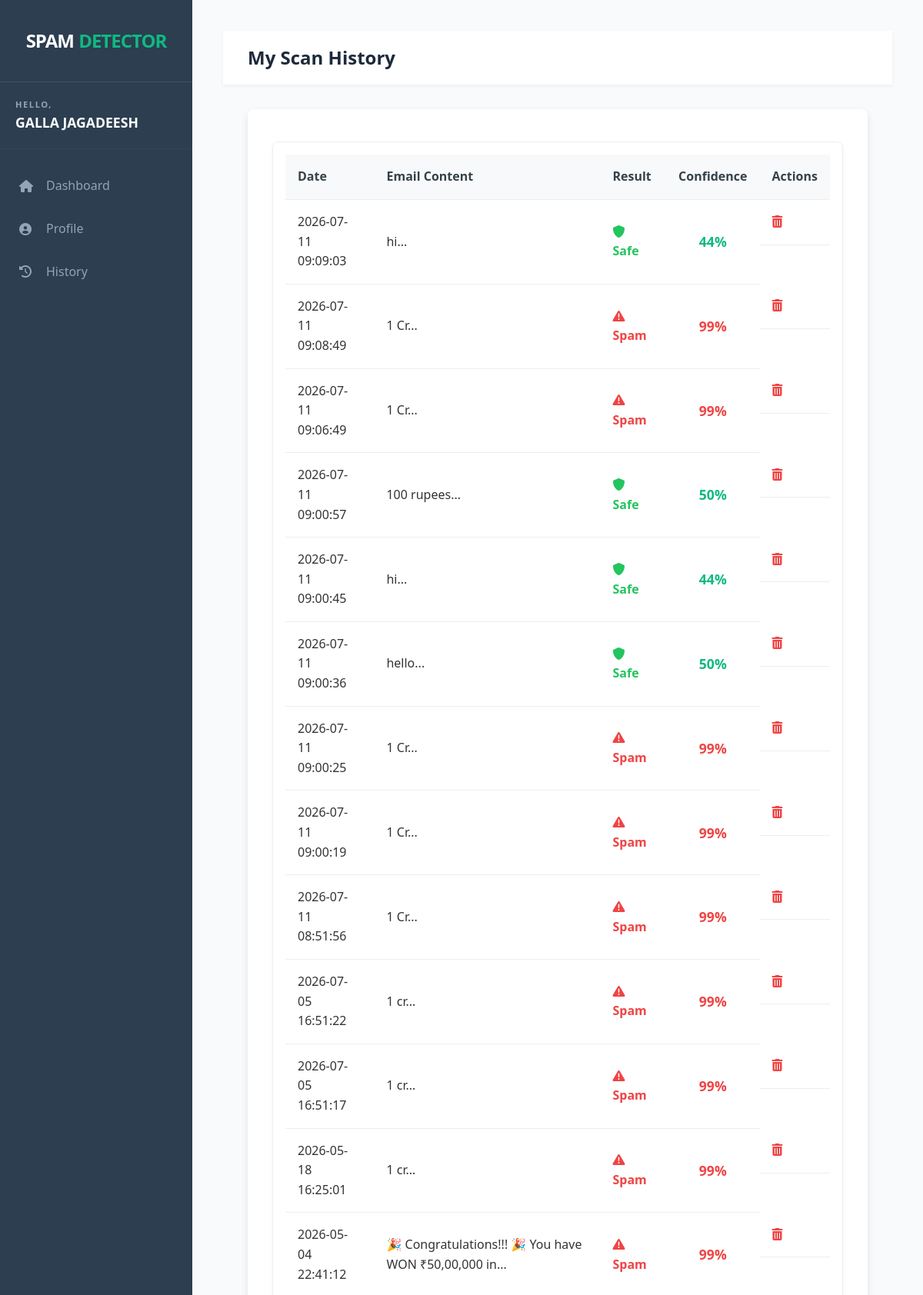
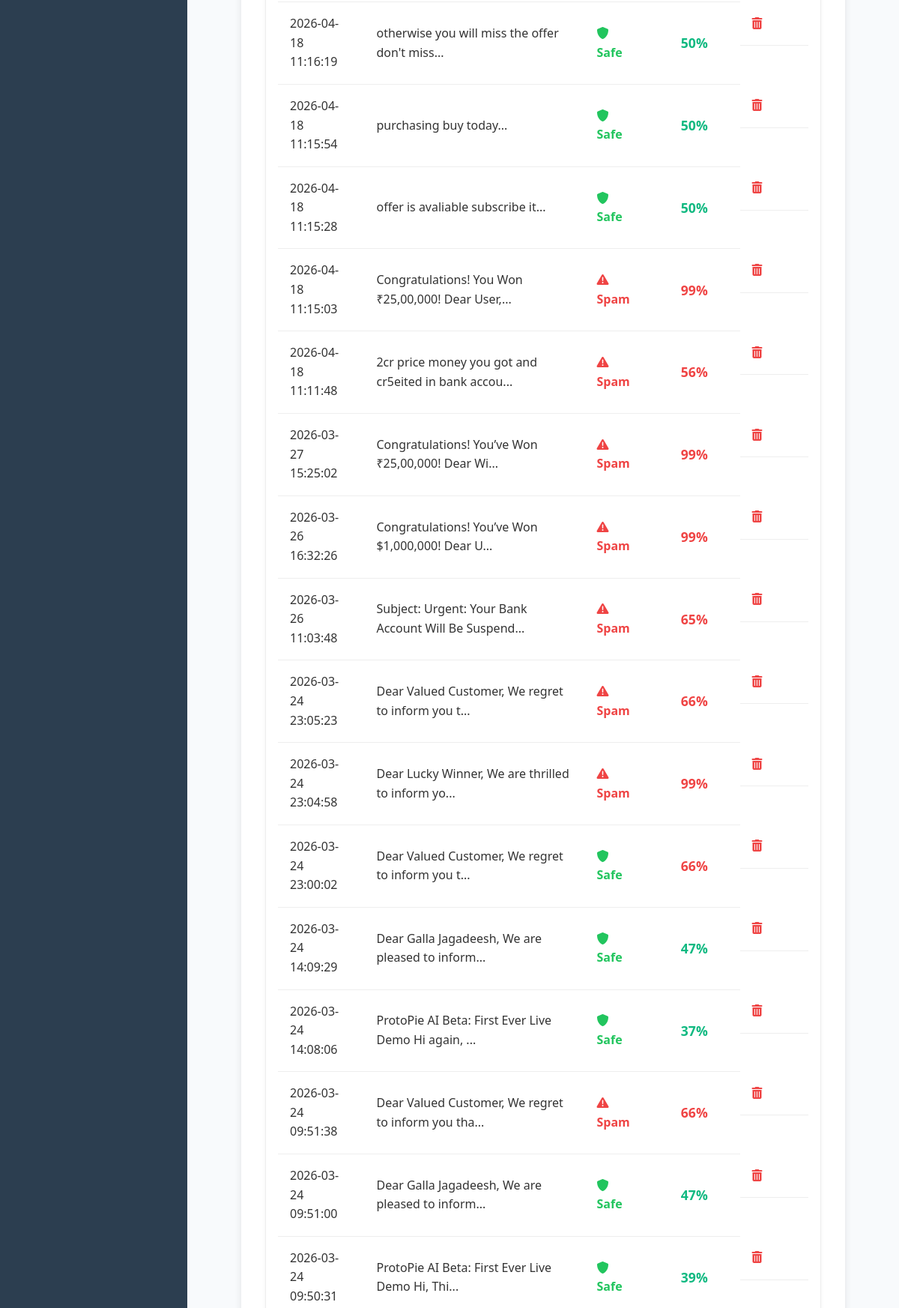
The app's page /history (signed in, upper part) with its own data (2 pictures, top to bottom).
### tables this page shows
CREATE TABLE analysis_history (
            id INTEGER PRIMARY KEY AUTOINCREMENT,
            user_id INTEGER NOT NULL,
            content TEXT NOT NULL,
            score INTEGER,
            result TEXT NOT NULL,
            timestamp DATETIME DEFAULT CURRENT_TIMESTAMP
        );

### app.py (the view)
@app.route('/history')
def history():
    if 'user_id' not in session:
        return redirect(url_for('login'))
    user_id = session['user_id']
    conn = get_db_connection()
    cursor = conn.cursor()
    cursor.execute('SELECT * FROM analysis_history WHERE user_id = ? ORDER BY timestamp DESC', (user_id,))
    user_history = cursor.fetchall()
    conn.close()
    return render_template('history.html', history=user_history)

### app.py (called while the page is built)
def get_db_connection():
    db_path = os.path.join(basedir, 'database.db')
    print(f"DEBUG: Connecting to database at: {db_path}") # This prints the path to your terminal
    conn = sqlite3.connect(db_path)
    conn.row_factory = sqlite3.Row # This allows us to access columns by name
    return conn

### templates/history.html (shortened to what this page needs)
<!DOCTYPE html>
<html lang="en">
<head>
    <link rel="stylesheet" href="{{ url_for('static', filename='css/style.css') }}">
    <link rel="stylesheet" href="https://cdnjs.cloudflare.com/ajax/libs/font-awesome/6.0.0/css/all.min.css">
</head>
<body class="dashboard-page">
    <nav class="sidebar">
        <div class="sidebar-header">
            <div class="logo" style="font-size: 1.5rem; text-align: center; margin: 10px 0;">
                <span style="color: white; font-weight: 900; letter-spacing: -1px;">SPAM</span>
                <span style="color: #10b981; font-weight: 900; letter-spacing: -1px;">DETECTOR</span>
            </div>
        </div>
        <div class="sidebar-user" style="padding: 20px; border-bottom: 1px solid #334155;">
            <div class="user-text-only">
                <p style="margin: 0; font-size: 0.7rem; color: #94a3b8 !important; font-weight: bold; letter-spacing: 1.5px;">
                    HELLO,
                </p>
                <p style="margin: 0; color: #ffffff !important; font-weight: 700; font-size: 1.1rem; text-transform: uppercase;">
                    {{ session.get('user_name', 'GUEST') }}
                </p>
            </div>
        </div>
        <div class="sidebar-menu">
            <a href="{{ url_for('dashboard') }}" class="nav-link">
                <i class="fas fa-home"></i> <span>Dashboard</span>
            </a>
            <a href="{{ url_for('profile') }}" class="nav-link">
                <i class="fas fa-user-circle"></i> <span>Profile</span>
            </a>
            <a href="{{ url_for('history') }}" class="nav-link active">
                <i class="fas fa-history"></i> <span>History</span>
            </a>
        </div>
    </nav>
    <main class="main-content">
        <header>
            <h2>My Scan History</h2>
        </header>
        <div class="container-fluid">
            <div class="email-section" style="margin-top: 0;">
                <div class="table-responsive">
                    <table>
                        <thead>
                            <tr>
                                <th>Date</th>
                                <th>Email Content</th>
                                <th>Result</th>
                                <th>Confidence</th>
                                <th>Actions</th>
                            </tr>
                        </thead>
                    <tbody>
                        {% for row in history %}
                        <tr>
                            <td>{{ row['timestamp'] }}</td>
                            <td>{{ row['content'][:50] }}...</td>
                            <td>
                                {% if row['result'] == 'Spam Detected' %}
                                    <span class="status-icon spam" title="Spam Detected">
                                        <i class="fas fa-exclamation-triangle" style="color: #ef4444;"></i>
                                        <span class="status-text" style="color: #ef4444; font-weight: bold;">Spam</span>
                                    </span>
                                {% else %}
                                    <span class="status-icon safe" title="Safe Email">
                                        <i class="fas fa-shield-alt" style="color: #22c55e;"></i>
                                        <span class="status-text" style="color: #22c55e; font-weight: bold;">Safe</span>
                                    </span>
                                {% endif %}
                            </td>
                            <td style="text-align: center;">
                                <span class="confidence-score confidence-{{ 'high' if row['score'] > 50 else 'low' }}">
                                    {{ row['score'] }}%
                                </span>
                            </td>
                            <td style="display: flex; gap: 15px;">
                                <a href="#" class="delete-history-link" data-record-id="{{ row['id'] }}" style="color: #ef4444;">
                                    <i class="fas fa-trash-alt"></i>
                                </a>
                            </td>
                        </tr>
                        {% endfor %}
                    </tbody>
                    </table>
                </div>
            </div>
        </div>
    </main>
</body>
</html>

### static/css/style.css (style rules this page uses)
:root { --primary-color: #4a90e2; --secondary-color: #35424a; --accent-color: #e74c3c; --success-color: #2ecc71; --bg-light: #f4f7f6; --text-dark: #333; --text-light: #7f8c8d; --white: #ffffff; --sidebar-width: 250px; --shadow-sm: 0 2px 5px rgba(0,0,0,0.05); --shadow-md: 0 4px 10px rgba(0,0,0,0.1); }
* { margin: 0; padding: 0; box-sizing: border-box; font-family: 'Segoe UI', Tahoma, Geneva, Verdana, sans-serif; }
body, html { background-color: #f8fafc !important; margin: 0; padding: 0; width: 100%; overflow-x: hidden; }
body { background-color: var(--bg-light); color: var(--text-dark); line-height: 1.6; }
a { text-decoration: none; color: inherit; }
body.dashboard-page { display: flex; height: 100vh; overflow: hidden; }
.sidebar { width: 250px; background-color: #2c3e50; min-height: 100vh; position: fixed; color: var(--white); display: flex; flex-direction: column; flex-shrink: 0; transition: all 0.3s; }
.dashboard-page .sidebar-header { padding: 1.5rem; text-align: center; border-bottom: 1px solid rgba(255,255,255,0.1); }
.main-content { margin-left: 250px; flex-grow: 1; background-color: #f8fafc !important; padding: 40px; min-height: 100vh; box-sizing: border-box; }
.dashboard-page header { background: var(--white); padding: 1rem 2rem; box-shadow: var(--shadow-sm); display: flex; justify-content: space-between; align-items: center; }
.dashboard-page .container-fluid { padding: 2rem; max-width: 1200px; margin: 0 auto; width: 100%; }
h1, h2, p, .user-name { color: #1e293b !important; }
.table-responsive { background: var(--white); padding: 1rem; border-radius: 8px; box-shadow: var(--shadow-sm); overflow-x: auto; }
table { width: 100%; border-collapse: collapse; }
th, td { padding: 1rem; text-align: left; border-bottom: 1px solid #eee; }
th { background-color: #f8f9fa; font-weight: 600; color: var(--secondary-color); }
.email-section, .result-card { background: var(--white); padding: 2rem; border-radius: 8px; box-shadow: var(--shadow-md); margin-bottom: 2rem; }
.sidebar-menu { display: flex; flex-direction: column; padding: 20px 0; }
.nav-link { display: flex; align-items: center; padding: 15px 25px; color: #94a3b8; text-decoration: none; transition: 0.3s; }
.nav-link i { margin-right: 15px; width: 20px; }
.table-responsive { max-height: 70vh; overflow-y: auto; border: 1px solid #eee; border-radius: 8px; margin-top: 10px; }
.main-content { overflow-y: scroll !important; height: 100vh; }
.rate-high, .confidence-high, .scan-result-spam { color: #ef4444; }
.rate-low, .confidence-low { color: #10b981; }
.confidence-score { font-weight: bold; font-size: 1.1rem; }

### records on screen
analysis_history: timestamp "2026-07-11 09:09:03", content "hi", result "Safe", score "44"
analysis_history: timestamp "2026-07-11 09:08:49", content "1 Cr", result "Spam Detected" (drawn), score "99"
analysis_history: timestamp "2026-07-11 09:06:49", content "1 Cr", result "Spam Detected" (drawn), score "99"
analysis_history: timestamp "2026-07-11 09:00:57", content "100 rupees", result "Safe", score "50"
analysis_history: timestamp "2026-07-11 09:00:45", content "hi", result "Safe", score "44"
analysis_history: timestamp "2026-07-11 09:00:36", content "hello", result "Safe", score "50"
analysis_history: timestamp "2026-07-11 09:00:25", content "1 Cr", result "Spam Detected" (drawn), score "99"
analysis_history: timestamp "2026-07-11 09:00:19", content "1 Cr", result "Spam Detected" (drawn), score "99"
analysis_history: timestamp "2026-07-11 08:51:56", content "1 Cr", result "Spam Detected" (drawn), score "99"
analysis_history: timestamp "2026-07-05 16:51:22", content "1 cr", result "Spam Detected" (drawn), score "99"
analysis_history: timestamp "2026-07-05 16:51:17", content "1 cr", result "Spam Detected" (drawn), score "99"
analysis_history: timestamp "2026-05-18 16:25:01", content "1 cr", result "Spam Detected" (drawn), score "99"
analysis_history: timestamp "2026-05-04 22:41:12", content "🎉 Congratulations!!! 🎉 You have WON ₹50,00,000 in", result "Spam Detected" (drawn), score "99"
analysis_history: timestamp "2026-04-18 11:16:19", content "otherwise you will miss the offer don't miss", result "Safe", score "50"
analysis_history: timestamp "2026-04-18 11:15:54", content "purchasing buy today", result "Safe", score "50"
analysis_history: timestamp "2026-04-18 11:15:28", content "offer is avaliable subscribe it", result "Safe", score "50"
analysis_history: timestamp "2026-04-18 11:15:03", content "Congratulations! You Won ₹25,00,000! Dear User,", result "Spam Detected" (drawn), score "99"
analysis_history: timestamp "2026-04-18 11:11:48", content "2cr price money you got and cr5eited in bank accou", result "Spam Detected" (drawn), score "56"
analysis_history: timestamp "2026-03-27 15:25:02", content "Congratulations! You’ve Won ₹25,00,000! Dear Wi", result "Spam Detected" (drawn), score "99"
analysis_history: timestamp "2026-03-26 16:32:26", content "Congratulations! You’ve Won $1,000,000! Dear U", result "Spam Detected" (drawn), score "99"
analysis_history: timestamp "2026-03-26 11:03:48", content "Subject: Urgent: Your Bank Account Will Be Suspend", result "Spam Detected" (drawn), score "65"
analysis_history: timestamp "2026-03-24 23:05:23", content "Dear Valued Customer, We regret to inform you t", result "Spam Detected" (drawn), score "66"
analysis_history: timestamp "2026-03-24 23:04:58", content "Dear Lucky Winner, We are thrilled to inform yo", result "Spam Detected" (drawn), score "99"
analysis_history: timestamp "2026-03-24 23:00:02", content "Dear Valued Customer, We regret to inform you t", result "Safe", score "66"
analysis_history: timestamp "2026-03-24 14:09:29", content "Dear Galla Jagadeesh, We are pleased to inform", result "Safe", score "47"
analysis_history: timestamp "2026-03-24 14:08:06", content "ProtoPie AI Beta: First Ever Live Demo Hi again,", result "Safe", score "37"
analysis_history: timestamp "2026-03-24 09:51:38", content "Dear Valued Customer, We regret to inform you tha", result "Spam Detected" (drawn), score "66"
analysis_history: timestamp "2026-03-24 09:51:00", content "Dear Galla Jagadeesh, We are pleased to inform", result "Safe", score "47"
analysis_history: timestamp "2026-03-24 09:50:31", content "ProtoPie AI Beta: First Ever Live Demo Hi, Thi", result "Safe", score "39"

### other values on screen
{{ session.get('user_name', 'GUEST') }} "GALLA JAGADEESH"
